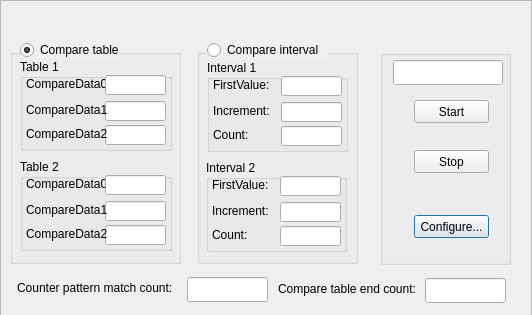
<?xml version="1.0" encoding="UTF-8"?>
<ui version="4.0">
 <class>ContinueCompareClass</class>
 <widget class="QDialog" name="ContinueCompareClass">
  <property name="geometry">
   <rect>
    <x>0</x>
    <y>0</y>
    <width>532</width>
    <height>315</height>
   </rect>
  </property>
  <property name="minimumSize">
   <size>
    <width>532</width>
    <height>315</height>
   </size>
  </property>
  <property name="maximumSize">
   <size>
    <width>532</width>
    <height>315</height>
   </size>
  </property>
  <property name="windowTitle">
   <string>Counter_ContinueCompare</string>
  </property>
  <widget class="QFrame" name="background">
   <property name="geometry">
    <rect>
     <x>0</x>
     <y>0</y>
     <width>532</width>
     <height>321</height>
    </rect>
   </property>
   <property name="minimumSize">
    <size>
     <width>532</width>
     <height>321</height>
    </size>
   </property>
   <property name="maximumSize">
    <size>
     <width>532</width>
     <height>321</height>
    </size>
   </property>
   <property name="styleSheet">
    <string notr="true">QFrame#background{background-image:url(:/ContinueCompare/Resources/Background.bmp)}</string>
   </property>
   <property name="frameShape">
    <enum>QFrame::StyledPanel</enum>
   </property>
   <property name="frameShadow">
    <enum>QFrame::Raised</enum>
   </property>
   <widget class="QGroupBox" name="groupBox">
    <property name="geometry">
     <rect>
      <x>10</x>
      <y>49</y>
      <width>171</width>
      <height>215</height>
     </rect>
    </property>
    <property name="minimumSize">
     <size>
      <width>171</width>
      <height>215</height>
     </size>
    </property>
    <property name="maximumSize">
     <size>
      <width>171</width>
      <height>215</height>
     </size>
    </property>
    <property name="autoFillBackground">
     <bool>true</bool>
    </property>
    <property name="title">
     <string/>
    </property>
    <widget class="QGroupBox" name="groupBox_4">
     <property name="geometry">
      <rect>
       <x>10</x>
       <y>10</y>
       <width>152</width>
       <height>92</height>
      </rect>
     </property>
     <property name="minimumSize">
      <size>
       <width>152</width>
       <height>92</height>
      </size>
     </property>
     <property name="maximumSize">
      <size>
       <width>152</width>
       <height>92</height>
      </size>
     </property>
     <property name="title">
      <string>Table 1</string>
     </property>
     <widget class="QLabel" name="label">
      <property name="geometry">
       <rect>
        <x>6</x>
        <y>17</y>
        <width>81</width>
        <height>16</height>
       </rect>
      </property>
      <property name="minimumSize">
       <size>
        <width>81</width>
        <height>16</height>
       </size>
      </property>
      <property name="maximumSize">
       <size>
        <width>81</width>
        <height>16</height>
       </size>
      </property>
      <property name="text">
       <string>CompareData0:</string>
      </property>
     </widget>
     <widget class="QLineEdit" name="txtTab1Data0">
      <property name="geometry">
       <rect>
        <x>85</x>
        <y>16</y>
        <width>61</width>
        <height>20</height>
       </rect>
      </property>
      <property name="minimumSize">
       <size>
        <width>61</width>
        <height>20</height>
       </size>
      </property>
      <property name="maximumSize">
       <size>
        <width>61</width>
        <height>20</height>
       </size>
      </property>
     </widget>
     <widget class="QLineEdit" name="txtTab1Data1">
      <property name="geometry">
       <rect>
        <x>85</x>
        <y>42</y>
        <width>61</width>
        <height>20</height>
       </rect>
      </property>
      <property name="minimumSize">
       <size>
        <width>61</width>
        <height>20</height>
       </size>
      </property>
      <property name="maximumSize">
       <size>
        <width>61</width>
        <height>20</height>
       </size>
      </property>
     </widget>
     <widget class="QLabel" name="label_2">
      <property name="geometry">
       <rect>
        <x>6</x>
        <y>43</y>
        <width>81</width>
        <height>16</height>
       </rect>
      </property>
      <property name="minimumSize">
       <size>
        <width>81</width>
        <height>16</height>
       </size>
      </property>
      <property name="maximumSize">
       <size>
        <width>81</width>
        <height>16</height>
       </size>
      </property>
      <property name="text">
       <string>CompareData1:</string>
      </property>
     </widget>
     <widget class="QLineEdit" name="txtTab1Data2">
      <property name="geometry">
       <rect>
        <x>85</x>
        <y>66</y>
        <width>61</width>
        <height>20</height>
       </rect>
      </property>
      <property name="minimumSize">
       <size>
        <width>61</width>
        <height>20</height>
       </size>
      </property>
      <property name="maximumSize">
       <size>
        <width>61</width>
        <height>20</height>
       </size>
      </property>
     </widget>
     <widget class="QLabel" name="label_3">
      <property name="geometry">
       <rect>
        <x>6</x>
        <y>67</y>
        <width>81</width>
        <height>16</height>
       </rect>
      </property>
      <property name="minimumSize">
       <size>
        <width>81</width>
        <height>16</height>
       </size>
      </property>
      <property name="maximumSize">
       <size>
        <width>81</width>
        <height>16</height>
       </size>
      </property>
      <property name="text">
       <string>CompareData2:</string>
      </property>
     </widget>
    </widget>
    <widget class="QGroupBox" name="groupBox_5">
     <property name="geometry">
      <rect>
       <x>10</x>
       <y>110</y>
       <width>152</width>
       <height>92</height>
      </rect>
     </property>
     <property name="minimumSize">
      <size>
       <width>152</width>
       <height>92</height>
      </size>
     </property>
     <property name="maximumSize">
      <size>
       <width>152</width>
       <height>92</height>
      </size>
     </property>
     <property name="title">
      <string>Table 2</string>
     </property>
     <widget class="QLabel" name="label_4">
      <property name="geometry">
       <rect>
        <x>6</x>
        <y>17</y>
        <width>81</width>
        <height>16</height>
       </rect>
      </property>
      <property name="minimumSize">
       <size>
        <width>81</width>
        <height>16</height>
       </size>
      </property>
      <property name="maximumSize">
       <size>
        <width>81</width>
        <height>16</height>
       </size>
      </property>
      <property name="text">
       <string>CompareData0:</string>
      </property>
     </widget>
     <widget class="QLineEdit" name="txtTab2Data0">
      <property name="geometry">
       <rect>
        <x>85</x>
        <y>16</y>
        <width>61</width>
        <height>20</height>
       </rect>
      </property>
      <property name="minimumSize">
       <size>
        <width>61</width>
        <height>20</height>
       </size>
      </property>
      <property name="maximumSize">
       <size>
        <width>61</width>
        <height>20</height>
       </size>
      </property>
     </widget>
     <widget class="QLineEdit" name="txtTab2Data1">
      <property name="geometry">
       <rect>
        <x>85</x>
        <y>42</y>
        <width>61</width>
        <height>20</height>
       </rect>
      </property>
      <property name="minimumSize">
       <size>
        <width>61</width>
        <height>20</height>
       </size>
      </property>
      <property name="maximumSize">
       <size>
        <width>61</width>
        <height>20</height>
       </size>
      </property>
     </widget>
     <widget class="QLabel" name="label_5">
      <property name="geometry">
       <rect>
        <x>6</x>
        <y>43</y>
        <width>81</width>
        <height>16</height>
       </rect>
      </property>
      <property name="minimumSize">
       <size>
        <width>81</width>
        <height>16</height>
       </size>
      </property>
      <property name="maximumSize">
       <size>
        <width>81</width>
        <height>16</height>
       </size>
      </property>
      <property name="text">
       <string>CompareData1:</string>
      </property>
     </widget>
     <widget class="QLineEdit" name="txtTab2Data2">
      <property name="geometry">
       <rect>
        <x>85</x>
        <y>66</y>
        <width>61</width>
        <height>20</height>
       </rect>
      </property>
      <property name="minimumSize">
       <size>
        <width>61</width>
        <height>20</height>
       </size>
      </property>
      <property name="maximumSize">
       <size>
        <width>61</width>
        <height>20</height>
       </size>
      </property>
     </widget>
     <widget class="QLabel" name="label_6">
      <property name="geometry">
       <rect>
        <x>6</x>
        <y>67</y>
        <width>81</width>
        <height>16</height>
       </rect>
      </property>
      <property name="minimumSize">
       <size>
        <width>81</width>
        <height>16</height>
       </size>
      </property>
      <property name="maximumSize">
       <size>
        <width>81</width>
        <height>16</height>
       </size>
      </property>
      <property name="text">
       <string>CompareData2:</string>
      </property>
     </widget>
    </widget>
   </widget>
   <widget class="QGroupBox" name="groupBox_2">
    <property name="geometry">
     <rect>
      <x>197</x>
      <y>49</y>
      <width>161</width>
      <height>215</height>
     </rect>
    </property>
    <property name="minimumSize">
     <size>
      <width>161</width>
      <height>215</height>
     </size>
    </property>
    <property name="maximumSize">
     <size>
      <width>161</width>
      <height>215</height>
     </size>
    </property>
    <property name="autoFillBackground">
     <bool>true</bool>
    </property>
    <property name="title">
     <string/>
    </property>
    <widget class="QGroupBox" name="groupBox_6">
     <property name="geometry">
      <rect>
       <x>10</x>
       <y>11</y>
       <width>141</width>
       <height>92</height>
      </rect>
     </property>
     <property name="minimumSize">
      <size>
       <width>141</width>
       <height>92</height>
      </size>
     </property>
     <property name="maximumSize">
      <size>
       <width>141</width>
       <height>92</height>
      </size>
     </property>
     <property name="title">
      <string>Interval 1</string>
     </property>
     <widget class="QLabel" name="label_7">
      <property name="geometry">
       <rect>
        <x>6</x>
        <y>17</y>
        <width>63</width>
        <height>16</height>
       </rect>
      </property>
      <property name="minimumSize">
       <size>
        <width>63</width>
        <height>16</height>
       </size>
      </property>
      <property name="maximumSize">
       <size>
        <width>63</width>
        <height>16</height>
       </size>
      </property>
      <property name="text">
       <string>FirstValue:</string>
      </property>
     </widget>
     <widget class="QLineEdit" name="txtInt1FirstValue">
      <property name="geometry">
       <rect>
        <x>74</x>
        <y>16</y>
        <width>61</width>
        <height>20</height>
       </rect>
      </property>
      <property name="minimumSize">
       <size>
        <width>61</width>
        <height>20</height>
       </size>
      </property>
      <property name="maximumSize">
       <size>
        <width>61</width>
        <height>20</height>
       </size>
      </property>
     </widget>
     <widget class="QLineEdit" name="txtInt1Increment">
      <property name="geometry">
       <rect>
        <x>74</x>
        <y>42</y>
        <width>61</width>
        <height>20</height>
       </rect>
      </property>
      <property name="minimumSize">
       <size>
        <width>61</width>
        <height>20</height>
       </size>
      </property>
      <property name="maximumSize">
       <size>
        <width>61</width>
        <height>20</height>
       </size>
      </property>
     </widget>
     <widget class="QLabel" name="label_8">
      <property name="geometry">
       <rect>
        <x>6</x>
        <y>43</y>
        <width>61</width>
        <height>16</height>
       </rect>
      </property>
      <property name="minimumSize">
       <size>
        <width>61</width>
        <height>16</height>
       </size>
      </property>
      <property name="maximumSize">
       <size>
        <width>61</width>
        <height>16</height>
       </size>
      </property>
      <property name="text">
       <string>Increment:</string>
      </property>
     </widget>
     <widget class="QLineEdit" name="txtInt1Count">
      <property name="geometry">
       <rect>
        <x>74</x>
        <y>66</y>
        <width>61</width>
        <height>20</height>
       </rect>
      </property>
      <property name="minimumSize">
       <size>
        <width>61</width>
        <height>20</height>
       </size>
      </property>
      <property name="maximumSize">
       <size>
        <width>61</width>
        <height>20</height>
       </size>
      </property>
     </widget>
     <widget class="QLabel" name="label_9">
      <property name="geometry">
       <rect>
        <x>6</x>
        <y>67</y>
        <width>41</width>
        <height>16</height>
       </rect>
      </property>
      <property name="minimumSize">
       <size>
        <width>41</width>
        <height>16</height>
       </size>
      </property>
      <property name="maximumSize">
       <size>
        <width>41</width>
        <height>16</height>
       </size>
      </property>
      <property name="text">
       <string>Count:</string>
      </property>
     </widget>
    </widget>
    <widget class="QGroupBox" name="groupBox_7">
     <property name="geometry">
      <rect>
       <x>9</x>
       <y>111</y>
       <width>141</width>
       <height>92</height>
      </rect>
     </property>
     <property name="minimumSize">
      <size>
       <width>141</width>
       <height>92</height>
      </size>
     </property>
     <property name="maximumSize">
      <size>
       <width>141</width>
       <height>92</height>
      </size>
     </property>
     <property name="title">
      <string>Interval 2</string>
     </property>
     <widget class="QLabel" name="label_10">
      <property name="geometry">
       <rect>
        <x>6</x>
        <y>17</y>
        <width>63</width>
        <height>16</height>
       </rect>
      </property>
      <property name="minimumSize">
       <size>
        <width>63</width>
        <height>16</height>
       </size>
      </property>
      <property name="maximumSize">
       <size>
        <width>63</width>
        <height>16</height>
       </size>
      </property>
      <property name="text">
       <string>FirstValue:</string>
      </property>
     </widget>
     <widget class="QLineEdit" name="txtInt2FirstValue">
      <property name="geometry">
       <rect>
        <x>74</x>
        <y>16</y>
        <width>61</width>
        <height>20</height>
       </rect>
      </property>
      <property name="minimumSize">
       <size>
        <width>61</width>
        <height>20</height>
       </size>
      </property>
      <property name="maximumSize">
       <size>
        <width>61</width>
        <height>20</height>
       </size>
      </property>
     </widget>
     <widget class="QLineEdit" name="txtInt2Increment">
      <property name="geometry">
       <rect>
        <x>74</x>
        <y>42</y>
        <width>61</width>
        <height>20</height>
       </rect>
      </property>
      <property name="minimumSize">
       <size>
        <width>61</width>
        <height>20</height>
       </size>
      </property>
      <property name="maximumSize">
       <size>
        <width>61</width>
        <height>20</height>
       </size>
      </property>
     </widget>
     <widget class="QLabel" name="label_11">
      <property name="geometry">
       <rect>
        <x>6</x>
        <y>43</y>
        <width>61</width>
        <height>16</height>
       </rect>
      </property>
      <property name="minimumSize">
       <size>
        <width>61</width>
        <height>16</height>
       </size>
      </property>
      <property name="maximumSize">
       <size>
        <width>61</width>
        <height>16</height>
       </size>
      </property>
      <property name="text">
       <string>Increment:</string>
      </property>
     </widget>
     <widget class="QLineEdit" name="txtInt2Count">
      <property name="geometry">
       <rect>
        <x>74</x>
        <y>66</y>
        <width>61</width>
        <height>20</height>
       </rect>
      </property>
      <property name="minimumSize">
       <size>
        <width>61</width>
        <height>20</height>
       </size>
      </property>
      <property name="maximumSize">
       <size>
        <width>61</width>
        <height>20</height>
       </size>
      </property>
     </widget>
     <widget class="QLabel" name="label_12">
      <property name="geometry">
       <rect>
        <x>6</x>
        <y>67</y>
        <width>41</width>
        <height>16</height>
       </rect>
      </property>
      <property name="minimumSize">
       <size>
        <width>41</width>
        <height>16</height>
       </size>
      </property>
      <property name="maximumSize">
       <size>
        <width>41</width>
        <height>16</height>
       </size>
      </property>
      <property name="text">
       <string>Count:</string>
      </property>
     </widget>
    </widget>
   </widget>
   <widget class="QGroupBox" name="groupBox_3">
    <property name="geometry">
     <rect>
      <x>380</x>
      <y>50</y>
      <width>131</width>
      <height>215</height>
     </rect>
    </property>
    <property name="minimumSize">
     <size>
      <width>131</width>
      <height>215</height>
     </size>
    </property>
    <property name="maximumSize">
     <size>
      <width>131</width>
      <height>215</height>
     </size>
    </property>
    <property name="autoFillBackground">
     <bool>true</bool>
    </property>
    <property name="title">
     <string/>
    </property>
    <widget class="QLineEdit" name="txtCounterValue">
     <property name="geometry">
      <rect>
       <x>13</x>
       <y>10</y>
       <width>110</width>
       <height>25</height>
      </rect>
     </property>
     <property name="minimumSize">
      <size>
       <width>110</width>
       <height>25</height>
      </size>
     </property>
     <property name="maximumSize">
      <size>
       <width>110</width>
       <height>25</height>
      </size>
     </property>
     <property name="alignment">
      <set>Qt::AlignRight|Qt::AlignTrailing|Qt::AlignVCenter</set>
     </property>
    </widget>
    <widget class="QPushButton" name="btnConfig">
     <property name="geometry">
      <rect>
       <x>34</x>
       <y>165</y>
       <width>75</width>
       <height>23</height>
      </rect>
     </property>
     <property name="minimumSize">
      <size>
       <width>75</width>
       <height>23</height>
      </size>
     </property>
     <property name="maximumSize">
      <size>
       <width>75</width>
       <height>23</height>
      </size>
     </property>
     <property name="text">
      <string>Configure...</string>
     </property>
    </widget>
    <widget class="QPushButton" name="btnStart">
     <property name="geometry">
      <rect>
       <x>34</x>
       <y>50</y>
       <width>75</width>
       <height>23</height>
      </rect>
     </property>
     <property name="minimumSize">
      <size>
       <width>75</width>
       <height>23</height>
      </size>
     </property>
     <property name="maximumSize">
      <size>
       <width>75</width>
       <height>23</height>
      </size>
     </property>
     <property name="text">
      <string>Start</string>
     </property>
    </widget>
    <widget class="QPushButton" name="btnStop">
     <property name="geometry">
      <rect>
       <x>34</x>
       <y>100</y>
       <width>75</width>
       <height>23</height>
      </rect>
     </property>
     <property name="minimumSize">
      <size>
       <width>75</width>
       <height>23</height>
      </size>
     </property>
     <property name="maximumSize">
      <size>
       <width>75</width>
       <height>23</height>
      </size>
     </property>
     <property name="text">
      <string>Stop</string>
     </property>
    </widget>
   </widget>
   <widget class="QRadioButton" name="radTable">
    <property name="geometry">
     <rect>
      <x>20</x>
      <y>42</y>
      <width>101</width>
      <height>16</height>
     </rect>
    </property>
    <property name="minimumSize">
     <size>
      <width>101</width>
      <height>16</height>
     </size>
    </property>
    <property name="maximumSize">
     <size>
      <width>101</width>
      <height>16</height>
     </size>
    </property>
    <property name="autoFillBackground">
     <bool>true</bool>
    </property>
    <property name="text">
     <string>Compare table</string>
    </property>
    <property name="checked">
     <bool>true</bool>
    </property>
   </widget>
   <widget class="QRadioButton" name="radInterval">
    <property name="geometry">
     <rect>
      <x>207</x>
      <y>42</y>
      <width>121</width>
      <height>16</height>
     </rect>
    </property>
    <property name="minimumSize">
     <size>
      <width>121</width>
      <height>16</height>
     </size>
    </property>
    <property name="maximumSize">
     <size>
      <width>121</width>
      <height>16</height>
     </size>
    </property>
    <property name="autoFillBackground">
     <bool>true</bool>
    </property>
    <property name="text">
     <string>Compare interval</string>
    </property>
   </widget>
   <widget class="QLabel" name="label_13">
    <property name="geometry">
     <rect>
      <x>17</x>
      <y>280</y>
      <width>171</width>
      <height>16</height>
     </rect>
    </property>
    <property name="minimumSize">
     <size>
      <width>171</width>
      <height>16</height>
     </size>
    </property>
    <property name="maximumSize">
     <size>
      <width>171</width>
      <height>16</height>
     </size>
    </property>
    <property name="text">
     <string>Counter pattern match count:</string>
    </property>
   </widget>
   <widget class="QLineEdit" name="txtPMCount">
    <property name="enabled">
     <bool>true</bool>
    </property>
    <property name="geometry">
     <rect>
      <x>187</x>
      <y>277</y>
      <width>81</width>
      <height>25</height>
     </rect>
    </property>
    <property name="minimumSize">
     <size>
      <width>81</width>
      <height>25</height>
     </size>
    </property>
    <property name="maximumSize">
     <size>
      <width>81</width>
      <height>25</height>
     </size>
    </property>
    <property name="readOnly">
     <bool>true</bool>
    </property>
   </widget>
   <widget class="QLabel" name="label_14">
    <property name="geometry">
     <rect>
      <x>278</x>
      <y>281</y>
      <width>141</width>
      <height>16</height>
     </rect>
    </property>
    <property name="minimumSize">
     <size>
      <width>141</width>
      <height>16</height>
     </size>
    </property>
    <property name="maximumSize">
     <size>
      <width>141</width>
      <height>16</height>
     </size>
    </property>
    <property name="text">
     <string>Compare table end count:</string>
    </property>
   </widget>
   <widget class="QLineEdit" name="txtEndCount">
    <property name="enabled">
     <bool>true</bool>
    </property>
    <property name="geometry">
     <rect>
      <x>425</x>
      <y>278</y>
      <width>81</width>
      <height>25</height>
     </rect>
    </property>
    <property name="minimumSize">
     <size>
      <width>81</width>
      <height>25</height>
     </size>
    </property>
    <property name="maximumSize">
     <size>
      <width>81</width>
      <height>25</height>
     </size>
    </property>
    <property name="readOnly">
     <bool>true</bool>
    </property>
   </widget>
  </widget>
 </widget>
 <layoutdefault spacing="6" margin="11"/>
 <resources>
  <include location="continuecompare.qrc"/>
 </resources>
 <connections/>
</ui>
